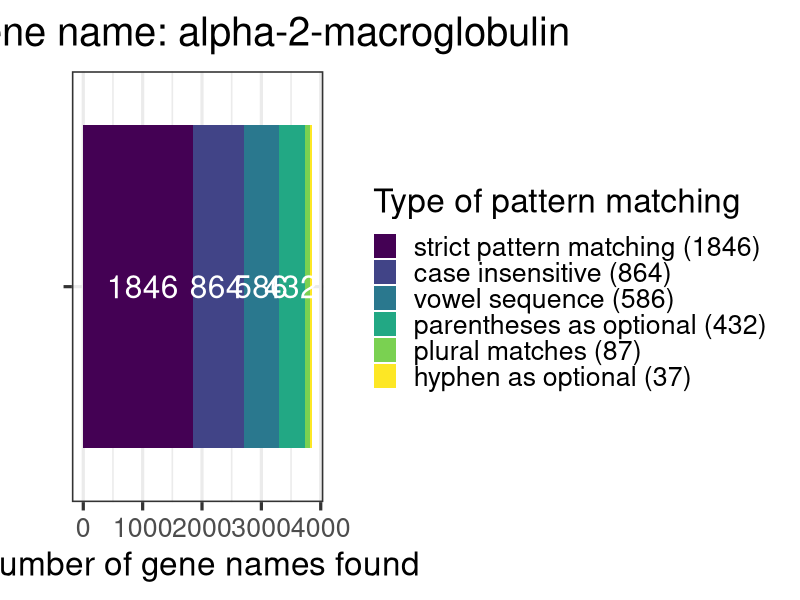
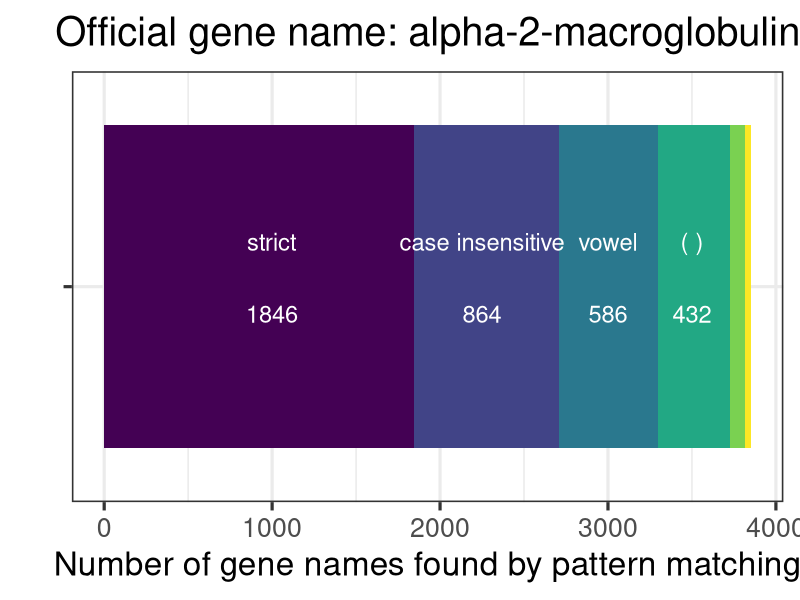
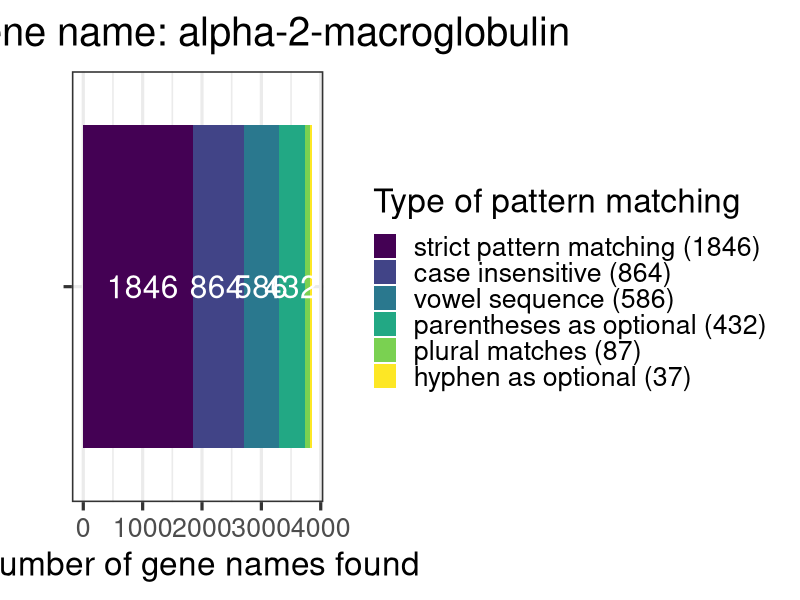
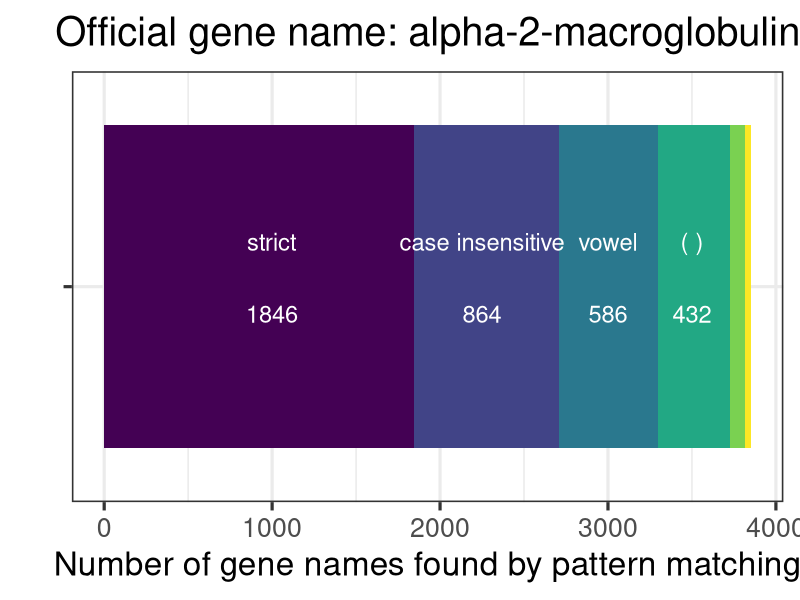

Generate these figures, in order, with R:
# Tokenization Graph

# Table 2 in (Cohen et al. 2002).

# Reference Paper:
# K Bretonnel Cohen, George K Acquaah-Mensah, Andrew E Dolbey, and Lawrence Hunter. 
# Contrast and variability in gene names. 
# In Proceedings of the ACL-02 Workshop on Natural Language Processing in the
# Biomedical Domain, volume 3, pages 14-20. 
# Association for Computational Linguistics (ACL), 2002.

# ----------------------------------------------------------------------

# Table 2: "Names found by strict pattern match, heuristics, and plurals."

# "All heuristics were effective in locating more names 
#  than strict pattern matches alone."

# e.g. Optional hyphenation heuristic allows the official gene name
# "alpha-2-macroglobulin" to match "alpha 2-macroglobulin".

# ----------------------------------------------------------------------

# Create a barplot and list these categories in descending order, 
# with each number on top of the bar.
# => I can start making this (lovely) data visualization! 
# No need to request for permission.

# Original Table:

# Names located by strict pattern matching: 1846
# Additional names located by vowel sequence heuristic matches: 586
# Additional names located by optional hyphen heuristic matches: 37
# Additional names located by case insensitive heuristic matches: 864
# Additional names located by optional parentheses heuristic matches: 432
# Additional names located by plural matches: 87

library(ggplot2)

# dummy = c("gene","gene","gene","gene","gene","gene")
# Make the x-axis name a blank string
dummy = c("","","","","","")
# pattern_simple = c("strict","vowel","hyphen","case","parentheses","plural")
pattern = c("strict pattern matching (1846)", "vowel sequence (586)", 
            "hyphen as optional (37)", "case insensitive (864)",
            "parentheses as optional (432)", "plural matches (87)")
found = c(1846,586,37,864,432,87)
pattern_factor = factor(pattern, ordered=TRUE,
    levels=pattern[order(found, decreasing = TRUE)]) # descending order                        

df = data.frame(dummy,pattern_factor,found)

# Create two versions
# 1. With the legend
# 2. Without the legend

# Actually I prefer the graph with the legend,
# but I also want to create the version without the legend just in case.
# Add the text and number (white color) in the middle of the bar.

# ----------------------------------------------------------------------

# geom_text(): hjust and vjust are between 0 and 1.
# 0 = left-justified, 1 = right-justified.

# In geom_text, aesthetics must be either length 1 or the same as the data (6): label.
labels_text = c(1846,864,586,432,"","")
labels_x = c("","","","","","")
labels_y = c(1000,2250,3000,3500,3501,3502)
# The last two labels are null, so the y position does not matter.

# Graph with legend
cohen2002_table2_legend = ggplot(df, aes(x=dummy, y=found, fill=pattern_factor)) +
  geom_bar(stat="identity", position = position_stack(reverse = TRUE)) +
  coord_flip() +
  ggtitle("Official gene name: alpha-2-macroglobulin") +
  xlab("") + ylab("Number of gene names found") +
  geom_text(aes(label = labels_text), col = "white", 
            x = labels_x, y = labels_y, size = 8, hjust=0.5) +
  guides(fill=guide_legend(title="Type of pattern matching")) +
  theme_bw(base_size=24) +
  theme(plot.title = element_text(hjust = 0.5))

cohen2002_table2_legend  
  
ggsave("cohen2002_table2_legend.png",cohen2002_table2_legend,
       width=12,height=4)

# ----------------------------------------------------------------------

labels_simple = c("strict","case insensitive","vowel","( )","","")
# pattern_simple = c("strict","vowel","hyphen","case","parentheses","plural")

# Graph without legend
cohen2002_table2_none = ggplot(df, aes(x=dummy, y=found, fill=pattern_factor)) +
  geom_bar(stat="identity", position = position_stack(reverse = TRUE)) +
  coord_flip() +
  ggtitle("Official gene name: alpha-2-macroglobulin") +
  xlab("") + ylab("Number of gene names found by pattern matching") +
  geom_text(aes(label = labels_text), col = "white", 
            x = labels_x, y = labels_y, size = 6, hjust=0.5, vjust=2) +
  geom_text(aes(label = labels_simple), col = "white", 
            x = labels_x, y = labels_y, size = 6, hjust=0.5, vjust=-2) +
  theme_bw(base_size=24) +
  theme(legend.position = "none", plot.title = element_text(hjust = 0.5))
  
cohen2002_table2_none 

ggsave("cohen2002_table2_none.png",cohen2002_table2_none,
       width=11,height=4)  

